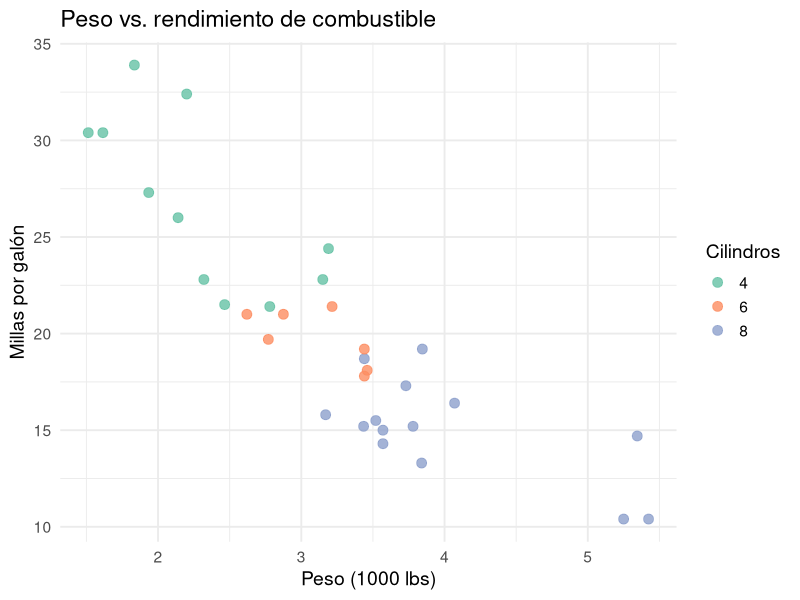

Write R code to recreate this figure.
## ---- chunk 1
#| label: fig-ejemplo
#| fig-cap: "Un gráfico de ejemplo generado con R"
#| fig-alt: "Gráfico de dispersión de ejemplo"

library(ggplot2)

ggplot(mtcars, aes(x = wt, y = mpg, color = factor(cyl))) +
  geom_point(size = 3, alpha = 0.8) +
  labs(
    title = "Peso vs. rendimiento de combustible",
    x = "Peso (1000 lbs)",
    y = "Millas por galón",
    color = "Cilindros"
  ) +
  theme_minimal(base_size = 14) +
  scale_color_brewer(palette = "Set2")
